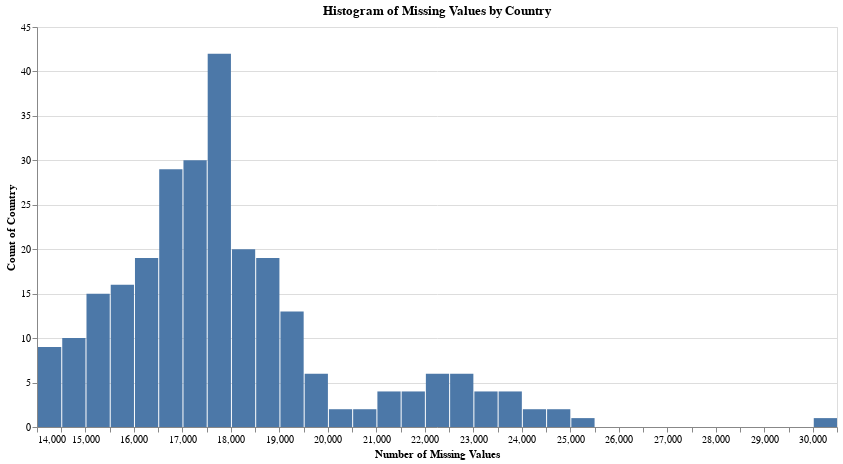

The notebook cell this image was saved under:
### Code cell
histogram_missing('Country',40)

### Figure 1 — Vega specification as saved in the notebook (floating-point values rounded to 4 significant figures)
{"$schema": "https://vega.github.io/schema/vega/v5.json", "data": [{"name": "source_0", "values": [{"__count": 19, "bin_maxbins_40_MissingValues": 18500.0, "bin_maxbins_40_MissingValues_end": 19000.0}, {"__count": 20, "bin_maxbins_40_MissingValues": 18000.0, "bin_maxbins_40_MissingValues_end": 18500.0}, {"__count": 29, "bin_maxbins_40_MissingValues": 16500.0, "bin_maxbins_40_MissingValues_end": 17000.0}, {"__count": 2, "bin_maxbins_40_MissingValues": 24000.0, "bin_maxbins_40_MissingValues_end": 24500.0}, {"__count": 6, "bin_maxbins_40_MissingValues": 22500.0, "bin_maxbins_40_MissingValues_end": 23000.0}, {"__count": 4, "bin_maxbins_40_MissingValues": 21000.0, "bin_maxbins_40_MissingValues_end": 21500.0}, {"__count": 42, "bin_maxbins_40_MissingValues": 17500.0, "bin_maxbins_40_MissingValues_end": 18000.0}, {"__count": 16, "bin_maxbins_40_MissingValues": 15500.0, "bin_maxbins_40_MissingValues_end": 16000.0}, {"__count": 15, "bin_maxbins_40_MissingValues": 15000.0, "bin_maxbins_40_MissingValues_end": 15500.0}, {"__count": 10, "bin_maxbins_40_MissingValues": 14500.0, "bin_maxbins_40_MissingValues_end": 15000.0}, {"__count": 30, "bin_maxbins_40_MissingValues": 17000.0, "bin_maxbins_40_MissingValues_end": 17500.0}, {"__count": 6, "bin_maxbins_40_MissingValues": 22000.0, "bin_maxbins_40_MissingValues_end": 22500.0}, {"__count": 9, "bin_maxbins_40_MissingValues": 14000.0, "bin_maxbins_40_MissingValues_end": 14500.0}, {"__count": 4, "bin_maxbins_40_MissingValues": 23000.0, "bin_maxbins_40_MissingValues_end": 23500.0}, {"__count": 13, "bin_maxbins_40_MissingValues": 19000.0, "bin_maxbins_40_MissingValues_end": 19500.0}, {"__count": 4, "bin_maxbins_40_MissingValues": 23500.0, "bin_maxbins_40_MissingValues_end": 24000.0}, {"__count": 19, "bin_maxbins_40_MissingValues": 16000.0, "bin_maxbins_40_MissingValues_end": 16500.0}, {"__count": 6, "bin_maxbins_40_MissingValues": 19500.0, "bin_maxbins_40_MissingValues_end": 20000.0}, {"__count": 4, "bin_maxbins_40_MissingValues": 21500.0, "bin_maxbins_40_MissingValues_end": 22000.0}, {"__count": 2, "bin_maxbins_40_MissingValues": 20500.0, "bin_maxbins_40_MissingValues_end": 21000.0}, {"__count": 2, "bin_maxbins_40_MissingValues": 24500.0, "bin_maxbins_40_MissingValues_end": 25000.0}, {"__count": 1, "bin_maxbins_40_MissingValues": 30000.0, "bin_maxbins_40_MissingValues_end": 30500.0}, {"__count": 2, "bin_maxbins_40_MissingValues": 20000.0, "bin_maxbins_40_MissingValues_end": 20500.0}, {"__count": 1, "bin_maxbins_40_MissingValues": 25000.0, "bin_maxbins_40_MissingValues_end": 25500.0}]}, {"name": "source_0_y_domain___count", "values": [{"min": 1, "max": 42}]}], "signals": [{"name": "bin_maxbins_40_MissingValues_bins", "value": {"fields": ["MissingValues"], "fname": "bin_MissingValues", "start": 14000.0, "step": 500.0, "stop": 30500.0}}], "marks": [{"type": "rect", "name": "marks", "from": {"data": "source_0"}, "encode": {"update": {"y": {"field": "__count", "scale": "y"}, "fill": {"value": "#4c78a8"}, "y2": {"value": 0, "scale": "y"}, "x2": {"field": "bin_maxbins_40_MissingValues", "scale": "x", "offset": {"signal": "0.5 + (abs(scale(\"x\", datum[\"bin_maxbins_40_MissingValues_end\"]) - scale(\"x\", datum[\"bin_maxbins_40_MissingValues\"])) < 0.25 ? -0.5 * (0.25 - (abs(scale(\"x\", datum[\"bin_maxbins_40_MissingValues_end\"]) - scale(\"x\", datum[\"bin_maxbins_40_MissingValues\"])))) : 0.5)"}}, "x": {"field": "bin_maxbins_40_MissingValues_end", "scale": "x", "offset": {"signal": "0.5 + (abs(scale(\"x\", datum[\"bin_maxbins_40_MissingValues_end\"]) - scale(\"x\", datum[\"bin_maxbins_40_MissingValues\"])) < 0.25 ? 0.5 * (0.25 - (abs(scale(\"x\", datum[\"bin_maxbins_40_MissingValues_end\"]) - scale(\"x\", datum[\"bin_maxbins_40_MissingValues\"])))) : -0.5)"}}}}, "style": ["bar"]}], "scales": [{"name": "x", "type": "linear", "domain": {"signal": "[bin_maxbins_40_MissingValues_bins.start, bin_maxbins_40_MissingValues_bins.stop]"}, "range": [0, {"signal": "width"}], "bins": {"signal": "bin_maxbins_40_MissingValues_bins"}, "zero": false}, {"name": "y", "type": "linear", "domain": [{"signal": "(data(\"source_0_y_domain___count\")[0] || {}).min"}, {"signal": "(data(\"source_0_y_domain___count\")[0] || {}).max"}], "range": [{"signal": "height"}, 0], "nice": true, "zero": true}], "axes": [{"scale": "y", "labels": false, "ticks": false, "minExtent": 0, "domain": false, "tickCount": {"signal": "ceil(height/40)"}, "maxExtent": 0, "orient": "left", "zindex": 0, "gridScale": "x", "grid": true, "aria": false}, {"scale": "x", "labelOverlap": true, "tickCount": {"signal": "ceil(width/10)"}, "zindex": 0, "title": "Number of Missing Values", "grid": false, "orient": "bottom", "labelFlush": true}, {"scale": "y", "grid": false, "title": "Count of Country", "tickCount": {"signal": "ceil(height/40)"}, "orient": "left", "labelOverlap": true, "zindex": 0}], "title": {"text": "Histogram of Missing Values by Country", "frame": "group"}, "background": "white", "padding": 5, "height": 400, "style": "cell", "width": 800}
